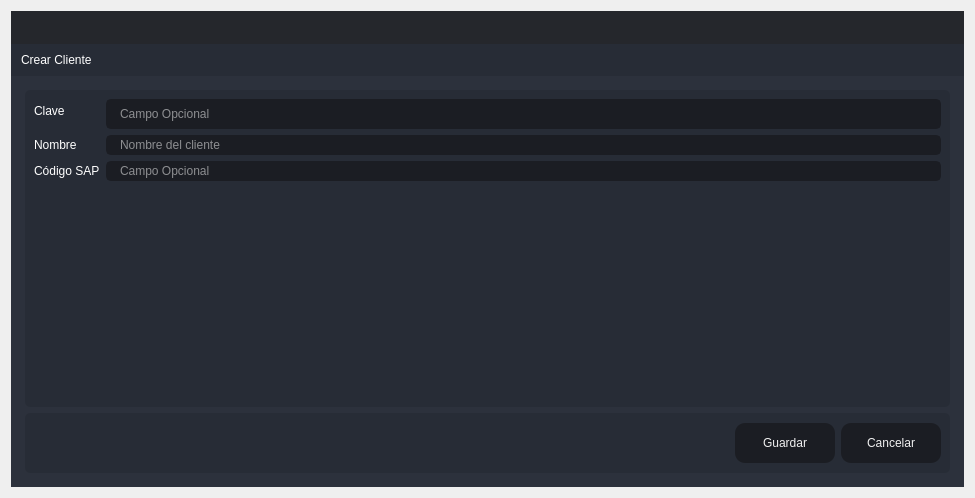
<?xml version="1.0" encoding="UTF-8"?>
<ui version="4.0">
 <class>Create_Cliente</class>
 <widget class="QDialog" name="Create_Cliente">
  <property name="windowModality">
   <enum>Qt::ApplicationModal</enum>
  </property>
  <property name="geometry">
   <rect>
    <x>0</x>
    <y>0</y>
    <width>975</width>
    <height>498</height>
   </rect>
  </property>
  <property name="windowTitle">
   <string>Agregar</string>
  </property>
  <layout class="QVBoxLayout" name="verticalLayout_6">
   <item>
    <widget class="QFrame" name="frame_main">
     <property name="styleSheet">
      <string notr="true">/* LINE EDIT */
QLineEdit {
	background-color: rgb(27, 29, 35);
	border-radius: 5px;
	border: 2px solid rgb(27, 29, 35);
	padding-left: 10px;
}
QLineEdit:hover {
	border: 2px solid rgb(64, 71, 88);
}
QLineEdit:focus {
	border: 2px solid rgb(91, 101, 124);
}

/* SCROLL BARS */
QScrollBar:horizontal {
    border: none;
    background: rgb(52, 59, 72);
    height: 14px;
    margin: 0px 21px 0 21px;
	border-radius: 0px;
}
QScrollBar::handle:horizontal {
    background: rgb(85, 170, 255);
    min-width: 25px;
	border-radius: 7px
}
QScrollBar::add-line:horizontal {
    border: none;
    background: rgb(55, 63, 77);
    width: 20px;
	border-top-right-radius: 7px;
    border-bottom-right-radius: 7px;
    subcontrol-position: right;
    subcontrol-origin: margin;
}
QScrollBar::sub-line:horizontal {
    border: none;
    background: rgb(55, 63, 77);
    width: 20px;
	border-top-left-radius: 7px;
    border-bottom-left-radius: 7px;
    subcontrol-position: left;
    subcontrol-origin: margin;
}
QScrollBar::up-arrow:horizontal, QScrollBar::down-arrow:horizontal
{
     background: none;
}
QScrollBar::add-page:horizontal, QScrollBar::sub-page:horizontal
{
     background: none;
}
 QScrollBar:vertical {
	border: none;
    background: rgb(52, 59, 72);
    width: 14px;
    margin: 21px 0 21px 0;
	border-radius: 0px;
 }
 QScrollBar::handle:vertical {	
	background: rgb(85, 170, 255);
    min-height: 25px;
	border-radius: 7px
 }
 QScrollBar::add-line:vertical {
     border: none;
    background: rgb(55, 63, 77);
     height: 20px;
	border-bottom-left-radius: 7px;
    border-bottom-right-radius: 7px;
     subcontrol-position: bottom;
     subcontrol-origin: margin;
 }
 QScrollBar::sub-line:vertical {
	border: none;
    background: rgb(55, 63, 77);
     height: 20px;
	border-top-left-radius: 7px;
    border-top-right-radius: 7px;
     subcontrol-position: top;
     subcontrol-origin: margin;
 }
 QScrollBar::up-arrow:vertical, QScrollBar::down-arrow:vertical {
     background: none;
 }

 QScrollBar::add-page:vertical, QScrollBar::sub-page:vertical {
     background: none;
 }

/* CHECKBOX */
QCheckBox::indicator {
    border: 3px solid rgb(52, 59, 72);
	width: 15px;
	height: 15px;
	border-radius: 10px;
    background: rgb(44, 49, 60);
}
QCheckBox::indicator:hover {
    border: 3px solid rgb(58, 66, 81);
}
QCheckBox::indicator:checked {
    background: 3px solid rgb(52, 59, 72);
	border: 3px solid rgb(52, 59, 72);	
	background-image: url(:/16x16/icons/16x16/cil-check-alt.png);
}

/* RADIO BUTTON */
QRadioButton::indicator {
    border: 3px solid rgb(52, 59, 72);
	width: 15px;
	height: 15px;
	border-radius: 10px;
    background: rgb(44, 49, 60);
}
QRadioButton::indicator:hover {
    border: 3px solid rgb(58, 66, 81);
}
QRadioButton::indicator:checked {
    background: 3px solid rgb(94, 106, 130);
	border: 3px solid rgb(52, 59, 72);	
}

/* COMBOBOX */
QComboBox{
	background-color: rgb(27, 29, 35);
	border-radius: 5px;
	border: 2px solid rgb(27, 29, 35);
	padding: 5px;
	padding-left: 10px;
}
QComboBox:hover{
	border: 2px solid rgb(64, 71, 88);
}
QComboBox::drop-down {
	subcontrol-origin: padding;
	subcontrol-position: top right;
	width: 25px; 
	border-left-width: 3px;
	border-left-color: rgba(39, 44, 54, 150);
	border-left-style: solid;
	border-top-right-radius: 3px;
	border-bottom-right-radius: 3px;	
	background-image: url(:/16x16/icons/16x16/cil-arrow-bottom.png);
	background-position: center;
	background-repeat: no-reperat;
 }
QComboBox QAbstractItemView {
	color: rgb(85, 170, 255);	
	background-color: rgb(27, 29, 35);
	padding: 10px;
	selection-background-color: rgb(39, 44, 54);
}

/* SLIDERS */
QSlider::groove:horizontal {
    border-radius: 9px;
    height: 18px;
	margin: 0px;
	background-color: rgb(52, 59, 72);
}
QSlider::groove:horizontal:hover {
	background-color: rgb(55, 62, 76);
}
QSlider::handle:horizontal {
    background-color: rgb(85, 170, 255);
    border: none;
    height: 18px;
    width: 18px;
    margin: 0px;
	border-radius: 9px;
}
QSlider::handle:horizontal:hover {
    background-color: rgb(105, 180, 255);
}
QSlider::handle:horizontal:pressed {
    background-color: rgb(65, 130, 195);
}

QSlider::groove:vertical {
    border-radius: 9px;
    width: 18px;
    margin: 0px;
	background-color: rgb(52, 59, 72);
}
QSlider::groove:vertical:hover {
	background-color: rgb(55, 62, 76);
}
QSlider::handle:vertical {
    background-color: rgb(85, 170, 255);
	border: none;
    height: 18px;
    width: 18px;
    margin: 0px;
	border-radius: 9px;
}
QSlider::handle:vertical:hover {
    background-color: rgb(105, 180, 255);
}
QSlider::handle:vertical:pressed {
    background-color: rgb(65, 130, 195);
}

</string>
     </property>
     <property name="frameShape">
      <enum>QFrame::NoFrame</enum>
     </property>
     <property name="frameShadow">
      <enum>QFrame::Raised</enum>
     </property>
     <layout class="QVBoxLayout" name="verticalLayout">
      <property name="spacing">
       <number>0</number>
      </property>
      <property name="leftMargin">
       <number>0</number>
      </property>
      <property name="topMargin">
       <number>0</number>
      </property>
      <property name="rightMargin">
       <number>0</number>
      </property>
      <property name="bottomMargin">
       <number>0</number>
      </property>
      <item>
       <widget class="QFrame" name="frame_top">
        <property name="minimumSize">
         <size>
          <width>0</width>
          <height>65</height>
         </size>
        </property>
        <property name="maximumSize">
         <size>
          <width>16777215</width>
          <height>65</height>
         </size>
        </property>
        <property name="styleSheet">
         <string notr="true">background-color: transparent;</string>
        </property>
        <property name="frameShape">
         <enum>QFrame::NoFrame</enum>
        </property>
        <property name="frameShadow">
         <enum>QFrame::Raised</enum>
        </property>
        <layout class="QHBoxLayout" name="horizontalLayout_3">
         <property name="spacing">
          <number>0</number>
         </property>
         <property name="leftMargin">
          <number>0</number>
         </property>
         <property name="topMargin">
          <number>0</number>
         </property>
         <property name="rightMargin">
          <number>0</number>
         </property>
         <property name="bottomMargin">
          <number>0</number>
         </property>
         <item>
          <widget class="QFrame" name="frame_toggle">
           <property name="maximumSize">
            <size>
             <width>70</width>
             <height>16777215</height>
            </size>
           </property>
           <property name="styleSheet">
            <string notr="true">background-color: rgb(27, 29, 35);</string>
           </property>
           <property name="frameShape">
            <enum>QFrame::NoFrame</enum>
           </property>
           <property name="frameShadow">
            <enum>QFrame::Raised</enum>
           </property>
           <layout class="QVBoxLayout" name="verticalLayout_3">
            <property name="spacing">
             <number>0</number>
            </property>
            <property name="leftMargin">
             <number>0</number>
            </property>
            <property name="topMargin">
             <number>0</number>
            </property>
            <property name="rightMargin">
             <number>0</number>
            </property>
            <property name="bottomMargin">
             <number>0</number>
            </property>
           </layout>
          </widget>
         </item>
         <item>
          <widget class="QFrame" name="frame_top_right">
           <property name="styleSheet">
            <string notr="true">background: transparent;</string>
           </property>
           <property name="frameShape">
            <enum>QFrame::NoFrame</enum>
           </property>
           <property name="frameShadow">
            <enum>QFrame::Raised</enum>
           </property>
           <layout class="QVBoxLayout" name="verticalLayout_2">
            <property name="spacing">
             <number>0</number>
            </property>
            <property name="leftMargin">
             <number>0</number>
            </property>
            <property name="topMargin">
             <number>0</number>
            </property>
            <property name="rightMargin">
             <number>0</number>
            </property>
            <property name="bottomMargin">
             <number>0</number>
            </property>
            <item>
             <widget class="QFrame" name="frame_top_btns">
              <property name="maximumSize">
               <size>
                <width>16777215</width>
                <height>42</height>
               </size>
              </property>
              <property name="styleSheet">
               <string notr="true">background-color: rgba(27, 29, 35, 200)</string>
              </property>
              <property name="frameShape">
               <enum>QFrame::NoFrame</enum>
              </property>
              <property name="frameShadow">
               <enum>QFrame::Raised</enum>
              </property>
              <layout class="QHBoxLayout" name="horizontalLayout_4">
               <property name="spacing">
                <number>0</number>
               </property>
               <property name="leftMargin">
                <number>0</number>
               </property>
               <property name="topMargin">
                <number>0</number>
               </property>
               <property name="rightMargin">
                <number>0</number>
               </property>
               <property name="bottomMargin">
                <number>0</number>
               </property>
               <item>
                <widget class="QFrame" name="frame_label_top_btns">
                 <property name="sizePolicy">
                  <sizepolicy hsizetype="Expanding" vsizetype="Preferred">
                   <horstretch>0</horstretch>
                   <verstretch>0</verstretch>
                  </sizepolicy>
                 </property>
                 <property name="frameShape">
                  <enum>QFrame::NoFrame</enum>
                 </property>
                 <property name="frameShadow">
                  <enum>QFrame::Raised</enum>
                 </property>
                 <layout class="QHBoxLayout" name="horizontalLayout_10">
                  <property name="spacing">
                   <number>0</number>
                  </property>
                  <property name="leftMargin">
                   <number>5</number>
                  </property>
                  <property name="topMargin">
                   <number>0</number>
                  </property>
                  <property name="rightMargin">
                   <number>10</number>
                  </property>
                  <property name="bottomMargin">
                   <number>0</number>
                  </property>
                 </layout>
                </widget>
               </item>
               <item alignment="Qt::AlignRight">
                <widget class="QFrame" name="frame_btns_right">
                 <property name="sizePolicy">
                  <sizepolicy hsizetype="Expanding" vsizetype="Preferred">
                   <horstretch>0</horstretch>
                   <verstretch>0</verstretch>
                  </sizepolicy>
                 </property>
                 <property name="maximumSize">
                  <size>
                   <width>120</width>
                   <height>16777215</height>
                  </size>
                 </property>
                 <property name="frameShape">
                  <enum>QFrame::NoFrame</enum>
                 </property>
                 <property name="frameShadow">
                  <enum>QFrame::Raised</enum>
                 </property>
                 <layout class="QHBoxLayout" name="horizontalLayout_5">
                  <property name="spacing">
                   <number>0</number>
                  </property>
                  <property name="leftMargin">
                   <number>0</number>
                  </property>
                  <property name="topMargin">
                   <number>0</number>
                  </property>
                  <property name="rightMargin">
                   <number>0</number>
                  </property>
                  <property name="bottomMargin">
                   <number>0</number>
                  </property>
                 </layout>
                </widget>
               </item>
              </layout>
             </widget>
            </item>
            <item>
             <widget class="QFrame" name="frame_top_info">
              <property name="maximumSize">
               <size>
                <width>16777215</width>
                <height>65</height>
               </size>
              </property>
              <property name="styleSheet">
               <string notr="true">background-color: rgb(39, 44, 54);</string>
              </property>
              <property name="frameShape">
               <enum>QFrame::NoFrame</enum>
              </property>
              <property name="frameShadow">
               <enum>QFrame::Raised</enum>
              </property>
              <layout class="QHBoxLayout" name="horizontalLayout_8">
               <property name="spacing">
                <number>0</number>
               </property>
               <property name="leftMargin">
                <number>10</number>
               </property>
               <property name="topMargin">
                <number>0</number>
               </property>
               <property name="rightMargin">
                <number>10</number>
               </property>
               <property name="bottomMargin">
                <number>0</number>
               </property>
               <item>
                <widget class="QLabel" name="label">
                 <property name="styleSheet">
                  <string notr="true">font: 75 16pt &quot;MS Shell Dlg 2&quot;;
color: rgb(255, 255, 255);</string>
                 </property>
                 <property name="text">
                  <string>Crear Cliente</string>
                 </property>
                </widget>
               </item>
              </layout>
             </widget>
            </item>
           </layout>
          </widget>
         </item>
        </layout>
       </widget>
      </item>
      <item>
       <widget class="QFrame" name="frame_center">
        <property name="sizePolicy">
         <sizepolicy hsizetype="Expanding" vsizetype="Expanding">
          <horstretch>0</horstretch>
          <verstretch>0</verstretch>
         </sizepolicy>
        </property>
        <property name="styleSheet">
         <string notr="true">background-color: rgb(40, 44, 52);</string>
        </property>
        <property name="frameShape">
         <enum>QFrame::NoFrame</enum>
        </property>
        <property name="frameShadow">
         <enum>QFrame::Raised</enum>
        </property>
        <layout class="QHBoxLayout" name="horizontalLayout_2">
         <property name="spacing">
          <number>0</number>
         </property>
         <property name="leftMargin">
          <number>0</number>
         </property>
         <property name="topMargin">
          <number>0</number>
         </property>
         <property name="rightMargin">
          <number>0</number>
         </property>
         <property name="bottomMargin">
          <number>0</number>
         </property>
         <item>
          <widget class="QFrame" name="frame_content_right">
           <property name="styleSheet">
            <string notr="true">background-color: rgb(44, 49, 60);</string>
           </property>
           <property name="frameShape">
            <enum>QFrame::NoFrame</enum>
           </property>
           <property name="frameShadow">
            <enum>QFrame::Raised</enum>
           </property>
           <layout class="QVBoxLayout" name="verticalLayout_4">
            <property name="spacing">
             <number>0</number>
            </property>
            <property name="leftMargin">
             <number>0</number>
            </property>
            <property name="topMargin">
             <number>0</number>
            </property>
            <property name="rightMargin">
             <number>0</number>
            </property>
            <property name="bottomMargin">
             <number>0</number>
            </property>
            <item>
             <widget class="QFrame" name="frame_content">
              <property name="frameShape">
               <enum>QFrame::NoFrame</enum>
              </property>
              <property name="frameShadow">
               <enum>QFrame::Raised</enum>
              </property>
              <layout class="QVBoxLayout" name="verticalLayout_9">
               <property name="spacing">
                <number>0</number>
               </property>
               <property name="leftMargin">
                <number>5</number>
               </property>
               <property name="topMargin">
                <number>5</number>
               </property>
               <property name="rightMargin">
                <number>5</number>
               </property>
               <property name="bottomMargin">
                <number>5</number>
               </property>
               <item>
                <widget class="QStackedWidget" name="stackedWidget">
                 <property name="styleSheet">
                  <string notr="true">background: transparent;</string>
                 </property>
                 <property name="currentIndex">
                  <number>0</number>
                 </property>
                 <widget class="QWidget" name="page_home">
                  <layout class="QVBoxLayout" name="verticalLayout_10">
                   <item>
                    <widget class="QFrame" name="frame">
                     <property name="styleSheet">
                      <string notr="true">background-color: rgb(39, 44, 54);
border-radius: 5px;</string>
                     </property>
                     <property name="frameShape">
                      <enum>QFrame::StyledPanel</enum>
                     </property>
                     <property name="frameShadow">
                      <enum>QFrame::Raised</enum>
                     </property>
                     <layout class="QVBoxLayout" name="verticalLayout_5">
                      <item>
                       <layout class="QFormLayout" name="formLayout_2">
                        <item row="0" column="1">
                         <widget class="QLineEdit" name="lineEditClave">
                          <property name="minimumSize">
                           <size>
                            <width>0</width>
                            <height>30</height>
                           </size>
                          </property>
                          <property name="styleSheet">
                           <string notr="true">QLineEdit {
	background-color: rgb(27, 29, 35);
	border-radius: 5px;
	border: 2px solid rgb(27, 29, 35);
	padding-left: 10px;
	font: 75 12pt &quot;MS Shell Dlg 2&quot;;
	color: rgb(255, 255, 255);
}
QLineEdit:hover {
	border: 2px solid rgb(64, 71, 88);
}
QLineEdit:focus {
	border: 2px solid rgb(91, 101, 124);
}</string>
                          </property>
                          <property name="text">
                           <string/>
                          </property>
                          <property name="placeholderText">
                           <string>Campo Opcional</string>
                          </property>
                         </widget>
                        </item>
                        <item row="0" column="0">
                         <widget class="QLabel" name="label_2">
                          <property name="styleSheet">
                           <string notr="true">font: 75 12pt &quot;MS Shell Dlg 2&quot;;
color: rgb(255, 255, 255);</string>
                          </property>
                          <property name="text">
                           <string>Clave</string>
                          </property>
                         </widget>
                        </item>
                        <item row="1" column="0">
                         <widget class="QLabel" name="label_3">
                          <property name="styleSheet">
                           <string notr="true">font: 75 12pt &quot;MS Shell Dlg 2&quot;;
color: rgb(255, 255, 255);</string>
                          </property>
                          <property name="text">
                           <string>Nombre</string>
                          </property>
                         </widget>
                        </item>
                        <item row="1" column="1">
                         <widget class="QLineEdit" name="lineEditNombre">
                          <property name="styleSheet">
                           <string notr="true">QLineEdit {
	background-color: rgb(27, 29, 35);
	border-radius: 5px;
	border: 2px solid rgb(27, 29, 35);
	padding-left: 10px;
	font: 75 12pt &quot;MS Shell Dlg 2&quot;;
	color: rgb(255, 255, 255);
}
QLineEdit:hover {
	border: 2px solid rgb(64, 71, 88);
}
QLineEdit:focus {
	border: 2px solid rgb(91, 101, 124);
}</string>
                          </property>
                          <property name="placeholderText">
                           <string>Nombre del cliente</string>
                          </property>
                         </widget>
                        </item>
                        <item row="2" column="0">
                         <widget class="QLabel" name="label_4">
                          <property name="styleSheet">
                           <string notr="true">font: 75 12pt &quot;MS Shell Dlg 2&quot;;
color: rgb(255, 255, 255);</string>
                          </property>
                          <property name="text">
                           <string>Código SAP</string>
                          </property>
                         </widget>
                        </item>
                        <item row="2" column="1">
                         <widget class="QLineEdit" name="lineEditSAP">
                          <property name="styleSheet">
                           <string notr="true">QLineEdit {
	background-color: rgb(27, 29, 35);
	border-radius: 5px;
	border: 2px solid rgb(27, 29, 35);
	padding-left: 10px;
	font: 75 12pt &quot;MS Shell Dlg 2&quot;;
	color: rgb(255, 255, 255);
}
QLineEdit:hover {
	border: 2px solid rgb(64, 71, 88);
}
QLineEdit:focus {
	border: 2px solid rgb(91, 101, 124);
}</string>
                          </property>
                          <property name="placeholderText">
                           <string>Campo Opcional</string>
                          </property>
                         </widget>
                        </item>
                       </layout>
                      </item>
                     </layout>
                    </widget>
                   </item>
                   <item>
                    <widget class="QFrame" name="frame_2">
                     <property name="minimumSize">
                      <size>
                       <width>0</width>
                       <height>60</height>
                      </size>
                     </property>
                     <property name="maximumSize">
                      <size>
                       <width>16777215</width>
                       <height>60</height>
                      </size>
                     </property>
                     <property name="styleSheet">
                      <string notr="true">background-color: rgb(39, 44, 54);
border-radius: 5px;</string>
                     </property>
                     <property name="frameShape">
                      <enum>QFrame::StyledPanel</enum>
                     </property>
                     <property name="frameShadow">
                      <enum>QFrame::Raised</enum>
                     </property>
                     <layout class="QHBoxLayout" name="horizontalLayout_9">
                      <item>
                       <layout class="QGridLayout" name="gridLayout">
                        <item row="0" column="0">
                         <spacer name="horizontalSpacer">
                          <property name="orientation">
                           <enum>Qt::Horizontal</enum>
                          </property>
                          <property name="sizeHint" stdset="0">
                           <size>
                            <width>40</width>
                            <height>20</height>
                           </size>
                          </property>
                         </spacer>
                        </item>
                        <item row="0" column="1">
                         <widget class="QPushButton" name="btnAgregarCliente">
                          <property name="minimumSize">
                           <size>
                            <width>100</width>
                            <height>40</height>
                           </size>
                          </property>
                          <property name="styleSheet">
                           <string notr="true">QPushButton {
	border-color: rgb(27, 29, 35);
	font: 75 10pt &quot;MS Shell Dlg 2&quot;;
	color: rgb(240, 240, 240);
	background-color: rgb(27, 29, 35);
	border: 0px solid;
	border-radius: 10px;	
}
QPushButton:hover {
	background-color:rgb(44, 49, 60);
	border-color: rgb(27, 29, 35);
	border: 2px solid;
}</string>
                          </property>
                          <property name="text">
                           <string>Guardar</string>
                          </property>
                         </widget>
                        </item>
                        <item row="0" column="2">
                         <widget class="QPushButton" name="btnCancelarCliente">
                          <property name="minimumSize">
                           <size>
                            <width>100</width>
                            <height>40</height>
                           </size>
                          </property>
                          <property name="styleSheet">
                           <string notr="true">QPushButton {
	border-color: rgb(27, 29, 35);
	font: 75 10pt &quot;MS Shell Dlg 2&quot;;
	color: rgb(240, 240, 240);
	background-color: rgb(27, 29, 35);
	border: 0px solid;
	border-radius: 10px;	
}
QPushButton:hover {
	background-color:rgb(44, 49, 60);
	border-color: rgb(27, 29, 35);
	border: 2px solid;
}</string>
                          </property>
                          <property name="text">
                           <string>Cancelar</string>
                          </property>
                         </widget>
                        </item>
                       </layout>
                      </item>
                     </layout>
                    </widget>
                   </item>
                  </layout>
                 </widget>
                </widget>
               </item>
              </layout>
             </widget>
            </item>
           </layout>
          </widget>
         </item>
        </layout>
       </widget>
      </item>
     </layout>
    </widget>
   </item>
  </layout>
 </widget>
 <resources/>
 <connections/>
</ui>
